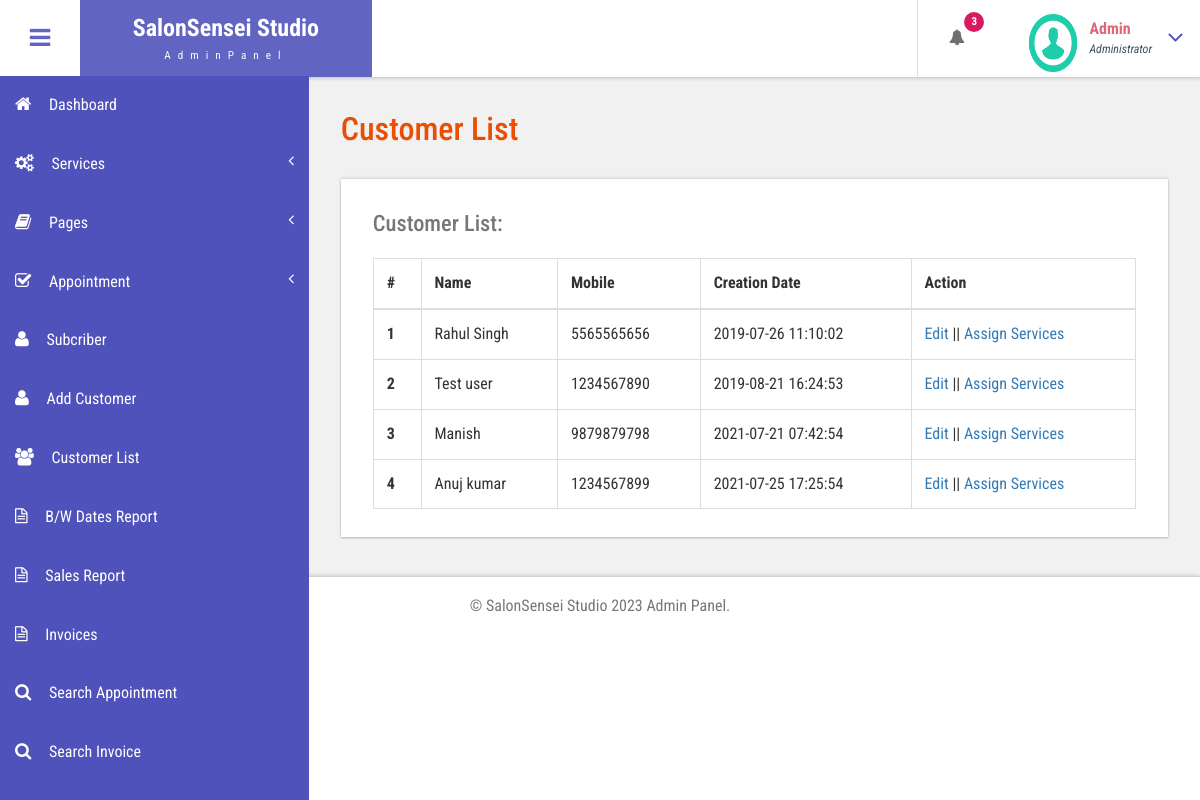
The app's page /admin/customer-list.php (signed in) with its own data.
### tables this page shows
CREATE TABLE `tblcustomers` (
  `ID` int(10) NOT NULL,
  `Name` varchar(120) DEFAULT NULL,
  `Email` varchar(200) DEFAULT NULL,
  `MobileNumber` bigint(11) DEFAULT NULL,
  `Gender` enum('Female','Male','Transgender') DEFAULT NULL,
  `Details` mediumtext DEFAULT NULL,
  `CreationDate` timestamp NULL DEFAULT current_timestamp(),
  `UpdationDate` timestamp NULL DEFAULT NULL ON UPDATE current_timestamp()
);

### admin/customer-list.php (the view, shortened to what this page needs)
<?php
include('includes/dbconnection.php');
if (strlen($_SESSION['bpmsaid']==0)) {
  header('location:logout.php');
  } else{
  ?>
<!DOCTYPE HTML>
<html>
<head>
<link href="css/bootstrap.css" rel='stylesheet' type='text/css' />
<link href="css/style.css" rel='stylesheet' type='text/css' />
<link href="css/font-awesome.css" rel="stylesheet">
<link href="css/animate.css" rel="stylesheet" type="text/css" media="all">
<link href="css/custom.css" rel="stylesheet">
</head>
<body class="cbp-spmenu-push">
	<div class="main-content">
		 <?php include_once('includes/sidebar.php');?>
		 <?php include_once('includes/header.php');?>
		<div id="page-wrapper">
			<div class="main-page">
				<div class="tables">
					<h3 class="title1">Customer List</h3>
					<div class="table-responsive bs-example widget-shadow">
						<h4>Customer List:</h4>
						<table class="table table-bordered"> <thead> <tr> <th>#</th> <th>Name</th> <th>Mobile</th> <th>Creation Date</th><th>Action</th> </tr> </thead> <tbody>
<?php
$ret=mysqli_query($con,"select *from  tblcustomers");
$cnt=1;
while ($row=mysqli_fetch_array($ret)) {
?>
						 <tr> <th scope="row"><?php echo $cnt;?></th> <td><?php  echo $row['Name'];?></td> <td><?php  echo $row['MobileNumber'];?></td><td><?php  echo $row['CreationDate'];?></td> <td><a href="edit-customer-detailed.php?editid=<?php echo $row['ID'];?>">Edit</a>  ||  <a href="add-customer-services.php?addid=<?php echo $row['ID'];?>">Assign Services</a></td> </tr>   <?php
$cnt=$cnt+1;
}?></tbody> </table>
					</div>
				</div>
			</div>
		</div>
		 <?php include_once('includes/footer.php');?>
	</div>
</body>
</html>
<?php }  ?>

### admin/includes/header.php (shortened to what this page needs)
<div class="sticky-header header-section ">
      <div class="header-left">
        <button id="showLeftPush"><i class="fa fa-bars"></i></button>
        <div class="logo">
          <a href="index.html">
            <h1>SalonSensei Studio</h1>
            <span>AdminPanel</span>
          </a>
        </div>
      </div>
      <div class="header-right">
        <div class="profile_details_left">
          <ul class="nofitications-dropdown">
            <?php
$ret1=mysqli_query($con,"select ID,Name from  tblappointment where Status=''");
$num=mysqli_num_rows($ret1);
?>
            <li class="dropdown head-dpdn">
              <a href="#" class="dropdown-toggle" data-toggle="dropdown" aria-expanded="false"><i class="fa fa-bell"></i><span class="badge blue"><?php echo $num;?></span></a>
            </li>
          </ul>
          <div class="clearfix"> </div>
        </div>
        <div class="profile_details">
        <?php
$adid=$_SESSION['bpmsaid'];
$ret=mysqli_query($con,"select AdminName from tbladmin where ID='$adid'");
$row=mysqli_fetch_array($ret);
$name=$row['AdminName'];
?>
          <ul>
            <li class="dropdown profile_details_drop">
              <a href="#" class="dropdown-toggle" data-toggle="dropdown" aria-expanded="false">
                <div class="profile_img">
                  <span class="prfil-img"><img src="images/download (1).png" alt="" width="50" height="60"> </span>
                  <div class="user-name">
                    <p><?php echo $name; ?></p>
                    <span>Administrator</span>
                  </div>
                  <i class="fa fa-angle-down lnr"></i>
                  <div class="clearfix"></div>
                </div>
              </a>
            </li>
          </ul>
        </div>
      </div>
      <div class="clearfix"> </div>
    </div>

### admin/css/style.css (style rules this page uses)
h4, h5, h6, h1, h2, h3 { margin: 0; }
ul, ol { margin: 0; }
p { margin: 0; }
html, body { font-family: 'Roboto Condensed', sans-serif; font-size: 100%; overflow-x: hidden; background: #fff; }
body a { transition: 0.5s all ease; -webkit-transition: 0.5s all ease; -moz-transition: 0.5s all ease; -o-transition: 0.5s all ease; -ms-transition: 0.5s all ease; text-decoration:none; }
h1,h2,h3,h4,h5,h6 { margin:0; }
p { margin:0; }
ul,label { margin:0; padding:0; }
.main-content { position: relative; }
.sticky-header { position: fixed; top: 0; left:0px; width: 100%; z-index: 100; }
.header-section { background:#FFF; box-shadow: 1px 1px 4px rgba(0, 0, 0, 0.21); -webkit-box-shadow: 1px 1px 4px rgba(0, 0, 0, 0.21); -moz-box-shadow: 1px 1px 4px rgba(0, 0, 0, 0.21); -o-box-shadow: 1px 1px 4px rgba(0, 0, 0, 0.21); }
.header-section::after { clear: both; display: block; content: ''; }
.header-left { float: left; width: 45%; }
.header-right { float: right; }
button#showLeftPush { font-size: 1.5em; width: 80px; padding: 0.87em 0; text-align: center; cursor: pointer; float: left; color: #6F6F6F; -moz-transition: all 0.2s ease-out 0s; -webkit-transition: all 0.2s ease-out 0s; transition: all 0.2s ease-out 0s; border: none; background-color: #fff; outline:none; }
.cbp-spmenu-push { overflow-x: hidden; position: relative; }
.cbp-spmenu, .cbp-spmenu-push { -webkit-transition: all 0.3s ease; -moz-transition: all 0.3s ease; transition: all 0.3s ease; }
.cbp-spmenu-push div#page-wrapper { margin: 0 0 0 19.3em; transition:.5s all; -webkit-transition:.5s all; -moz-transition:.5s all; }
.fa { display: inline-block; font-family: FontAwesome; font-style: normal; font-weight: normal; line-height: 1; -webkit-font-smoothing: antialiased; -moz-osx-font-smoothing: grayscale; }
.logo { background: #6164C1; text-align: center; float: left; }
.logo a { padding: 0.9em 3.3em .7em; display: block; text-decoration: none; }
.logo a h1 { color: #fff; font-size: 1.5em; line-height: 1.2em; font-weight: 700; }
.logo a span { color: #F8F8F8; font-size: .7em; text-align: center; letter-spacing: 7px; }
.profile_details_left { float: left; }
li.dropdown.head-dpdn { display: inline-block; padding: 1.7em 0; border-left: 1px solid #E0E0E0; float: left; }
li.dropdown.head-dpdn a.dropdown-toggle { padding: 1.7em 2em; }
i.fa.fa-bell { color:#6F6F6F; }
.header-right span.badge { font-size: 11px; font-weight: bold; color: #FFF; background: #8BC34A; line-height: 15px; width: 20px; height: 20px; border-radius: 2em; -webkit-border-radius: 2em; -moz-border-radius: 2em; -o-border-radius: 2em; text-align: center; display: inline-block; position: absolute; top: 16%; padding: 2px 0 0; }
.header-right span.blue { background-color:#D81B60; }
.profile_details { float: right; }
.profile_details_drop a.dropdown-toggle { display:block; padding: 0.8em 3em 0 2em; }
.profile_img span.prfil-img { float:left; }
.user-name { float:left; margin-top:8px; margin-left:11px; height:35px; }
.profile_details ul li { list-style-type:none; position:relative; }
.profile_details li a i.fa.lnr { position: absolute; top: 34%; right: 8%; color: #4F52BA; font-size: 1.6em; }
.user-name p { font-size:1em; color:#DD6777; line-height:1em; font-weight:700; }
.user-name span { font-size: .75em; font-style: italic; color: #424f63; font-weight: normal; margin-top: .3em; }
.widget-shadow { background-color: #fff; box-shadow: 0 -1px 3px rgba(0,0,0,.12),0 1px 2px rgba(0,0,0,.24); -webkit-box-shadow: 0 -1px 3px rgba(0,0,0,.12),0 1px 2px rgba(0,0,0,.24); -moz-box-shadow: 0 -1px 3px rgba(0,0,0,.12),0 1px 2px rgba(0,0,0,.24); }
h3.title1 { font-size: 2em; color: #e94e02; margin-bottom: 0.8em; }
.table > thead > tr > th, .table > tbody > tr > th, .table > tfoot > tr > th, .table > thead > tr > td, .table > tbody > tr > td, .table > tfoot > tr > td { border-top: none; }
.tables h4 { font-size: 1.4em; margin-bottom: 1em; color: #777777; }
.tables .panel-body ,.tables .bs-example { padding: 2em 2em 0.5em; }
.tables .table > thead > tr > th, .tables .table > tbody > tr > th, .tables .table > tfoot > tr > th, .tables .table > thead > tr > td, .tables .table > tbody > tr > td, .tables .table > tfoot > tr > td { padding: 13px; border-top: 1px solid #E0E0E0; }
.bs-example { margin-top: 2em; }

### admin/css/custom.css (style rules this page uses)
#page-wrapper { padding:7em 2em 2.5em; background-color: #F1F1F1; }

### records on screen
tblcustomers: Name "Rahul Singh", MobileNumber "5565565656", CreationDate "2019-07-26 11:10:02"
tblcustomers: Name "Test user", MobileNumber "1234567890", CreationDate "2019-08-21 16:24:53"
tblcustomers: Name "Manish", MobileNumber "9879879798", CreationDate "2021-07-21 07:42:54"
tblcustomers: Name "Anuj kumar", MobileNumber "1234567899", CreationDate "2021-07-25 17:25:54"

### other values on screen
$num "3"
$name "Admin"
